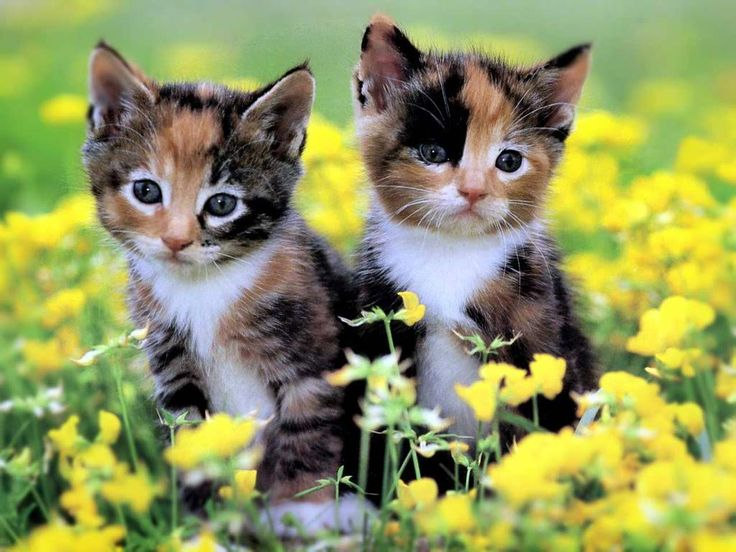
#> input picture kitten3.jpg, 736 x 552 px
$ python maxpooling.py
#> lines starting #> are read from the running program, lines starting #| are printed output that depends on the picture
#> further down, img is the input picture: PIL image 736x552 RGB; mean R, G, B 144.4, 150.8, 93.3
#| (552, 736, 3)
from PIL import Image
import numpy as np

class MaxPool2D():
    """
    Applies 2D max pooling to the input tensor.

    Args:
        inputs: a 3D NumPy array with dimensions (batch size, height, width, channels).
        pool_size: a tuple or integer specifying the size of the pooling window.
        strides: a tuple or integer specifying the strides of the pooling operation.

    Returns:
        a 4D NumPy array with dimensions (batch size, new_height, new_width, channels),
        where new_height and new_width are computed as:
        new_height = (height - pool_height) // stride_height + 1
        new_width = (width - pool_width) // stride_width + 1
    """
    def __init__(self, pool_size=(2,2), strides=None, padding='valid') -> None:
        self.pool_size = tuple(pool_size) if isinstance(pool_size, tuple) else (pool_size,) * 2
        if not isinstance(strides, tuple) and strides is not None:
            strides = (strides,strides) if isinstance(strides, int) else tuple(strides)
        self.strides = strides or self.pool_size
        if padding.lower() not in {'valid','same'}:
            raise ValueError(
                'Padding must be valid or same but received: {padding}'
            )
        self.padding = padding


    def __call__(self,inputs):
        pool_height, pool_width = self.pool_size
        strides, _ = self.strides
        height, width, channels = inputs.shape
#> height = 552; width = 736; channels = 3
        m_height = (height - pool_height) // strides + 1
#> m_height = 276
        m_width = (width - pool_width) // strides + 1
#> m_width = 368
        outputs = np.empty((m_height, m_width, channels))

        for h in range(m_height):
            for w in range(m_width):
                window = inputs[h*strides:h*strides+pool_height, w*strides:w*strides+pool_width, :]
                outputs[h, w, :] = np.amax(window, axis=(0, 1))
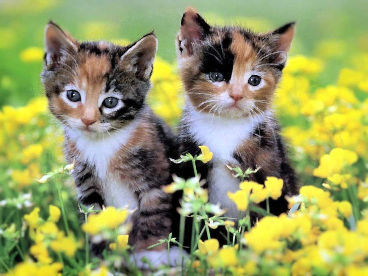
#> outputs: shape (276, 368, 3) float64; mean R, G, B 150.4, 156.7, 99

        return outputs.astype(np.uint8)


if __name__ == '__main__':
    img = Image.open('kitten3.jpg')
    or_img = np.asarray(img)
    sImg = Image.fromarray(or_img)
    sImg.show()
    print(or_img.shape)

    pool_img = MaxPool2D(pool_size=2,strides=2)(or_img)
    print(pool_img.shape)
#| (276, 368, 3)

    sImg = Image.fromarray(pool_img)
    sImg.show()
    exit()
#> (the program exits here)
